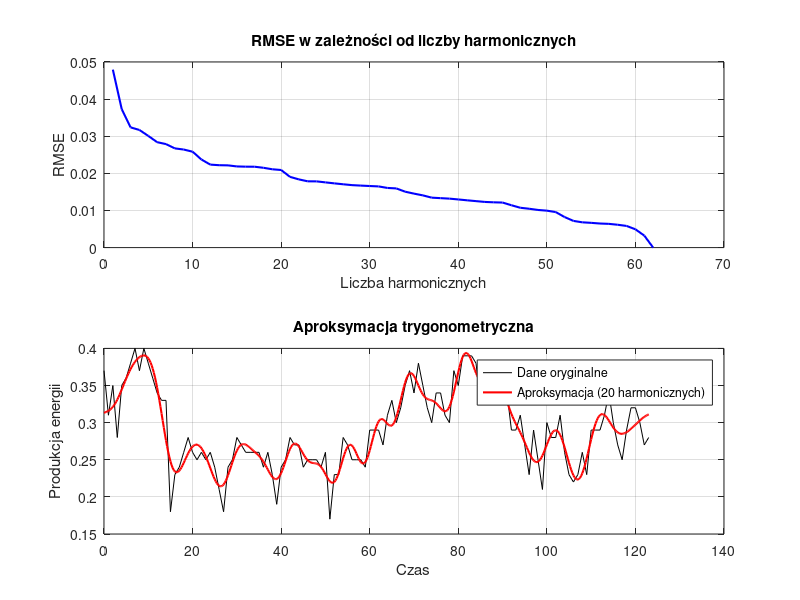

Source code (MATLAB):
function [dates, y, M, a, b, x_fine, ya, rmse_values] = test_trigonometric_approximation()
% 1) Wyznacza pierwiastek błędu średniokwadratowego w zależności od liczby
%    harmonicznych zastosowanych w aproksymacji trygonometrycznej.
% 2) Wyznacza i przedstawia na wykresie aproksymację trygonometryczną.
% Dla kraju C oraz źródła energii S:
% dates - wektor energy_2025.C.S.Dates (daty pomiaru produkcji energii)
% y - wektor energy_2025.C.S.EnergyProduction (poziomy miesięcznych produkcji energii)
% M - liczba harmonicznych zastosowana w aproksymacji (dla wykresu)
% a - współczynniki amplitudowe funkcji cosinus
% b - współczynniki amplitudowe funkcji sinus
% x_fine - określa próbkowanie funkcji aproksymacyjnej.
% ya - wartości aproksymacji trygonometrycznej wyznaczone dla siatki punktów
%       określonej przez x_fine
% rmse_values(i,1) - RMSE wyznaczony dla wektora y i rezultatu aproksymacji
%       trygonometrycznej.

    M = 20; 

    load energy_2025

    dates = energy_2025.Spain.Bioenergy.Dates; 
    y = energy_2025.Spain.Bioenergy.EnergyProduction;


    N = numel(y);
    x = (0:N-1)';  % oryginalna siatka
    k_max = floor(N/2);

    % Gęsta siatka do aproksymacji
    Mx = 4; % Mx = (x_fine(2)-x_fine(1)) / (x(2)-x(1))
    x_fine = linspace(0,N-1,Mx*(N-1)+1)';
    % x_fine = x;

    % FFT danych
    [a, b] = calculate_ab_from_DFT(y);
    
    % Aproksymacja dla ustalonej liczby harmonicznych
    % M = k_max;
    ya = trigonometric_approximation(x_fine, N, M, a, b);

    % RMSE: dane wejściowe vs. aproksymacja trygonometryczna
    rmse_values = zeros(k_max,1);
    for k = 1:k_max
        ya4rmse = trigonometric_approximation(x, N, k, a, b);
        rmse_values(k) = sqrt(mean((y - ya4rmse).^2));
    end

    % Wykresy
    figure;

    % Górny wykres: RMSE vs liczba harmonicznych
    subplot(2,1,1);
    plot(1:k_max, rmse_values, 'b-', 'LineWidth', 1.5);
    title('RMSE w zależności od liczby harmonicznych');
    xlabel('Liczba harmonicznych');
    ylabel('RMSE');
    grid on;

    % Dolny wykres: Dane oryginalne i aproksymacja
    subplot(2,1,2);
    plot(x, y, 'k-', 'DisplayName', 'Dane oryginalne'); hold on;
    plot(x_fine, ya, 'r-', 'LineWidth', 1.5, 'DisplayName', sprintf('Aproksymacja (%d harmonicznych)', M));
    title('Aproksymacja trygonometryczna');
    xlabel('Czas');
    ylabel('Produkcja energii');
    legend('Location', 'best');
    grid on;
end

function ya = trigonometric_approximation(x_fine, N, M, a, b)
    % Wyznacza wartość aproksymacji trygonometrycznej.
    % x_fine - określa próbkowanie funkcji aproksymacyjnej.
    % N - liczba danych wejściowych
    % M - liczba harmonicznych zastosowana do trygonomicznej aproksymacji
    % a - współczynniki amplitudowe funkcji cosinus
    % b - współczynniki amplitudowe funkcji sinus
    if(N==0)
        ya = [];
        return;
    end


    k_max = length(a) - 1;
    ya = zeros(length(x_fine), 1);

    ya = ya + a(1);  % składowa stała

    if(M>k_max)
        M = k_max;
    end

    for n = 1:M
        ya = ya + a(n+1)*cos(2*pi*n*x_fine/N) + b(n+1)*sin(2*pi*n*x_fine/N)
    end
end


function [a, b] = calculate_ab_from_DFT(x)
    if(length(x)==0)
        a = [];
        b = [];
        return
    end
    N = length(x);
    Y = fft(x);
    k_max = floor(N/2);  % całkowita liczba harmonicznych

    a = zeros(k_max+1, 1);
    b = zeros(k_max+1, 1);

    % Składowa stała
    a(1) = real(Y(1)) / N;

    for n = 1:k_max
        idx = n + 1;

        % Sprawdzenie, czy to częstotliwość Nyquista
        is_nyquist = (mod(N,2) == 0) && (n == N/2);

        if is_nyquist
            a(idx) = real(Y(n+1)) / N;
            b(idx) = 0;
        else
            a(idx) = 2 * real(Y(n+1)) / N;
            b(idx) = -2 * imag(Y(n+1)) / N;
        end
    end
end